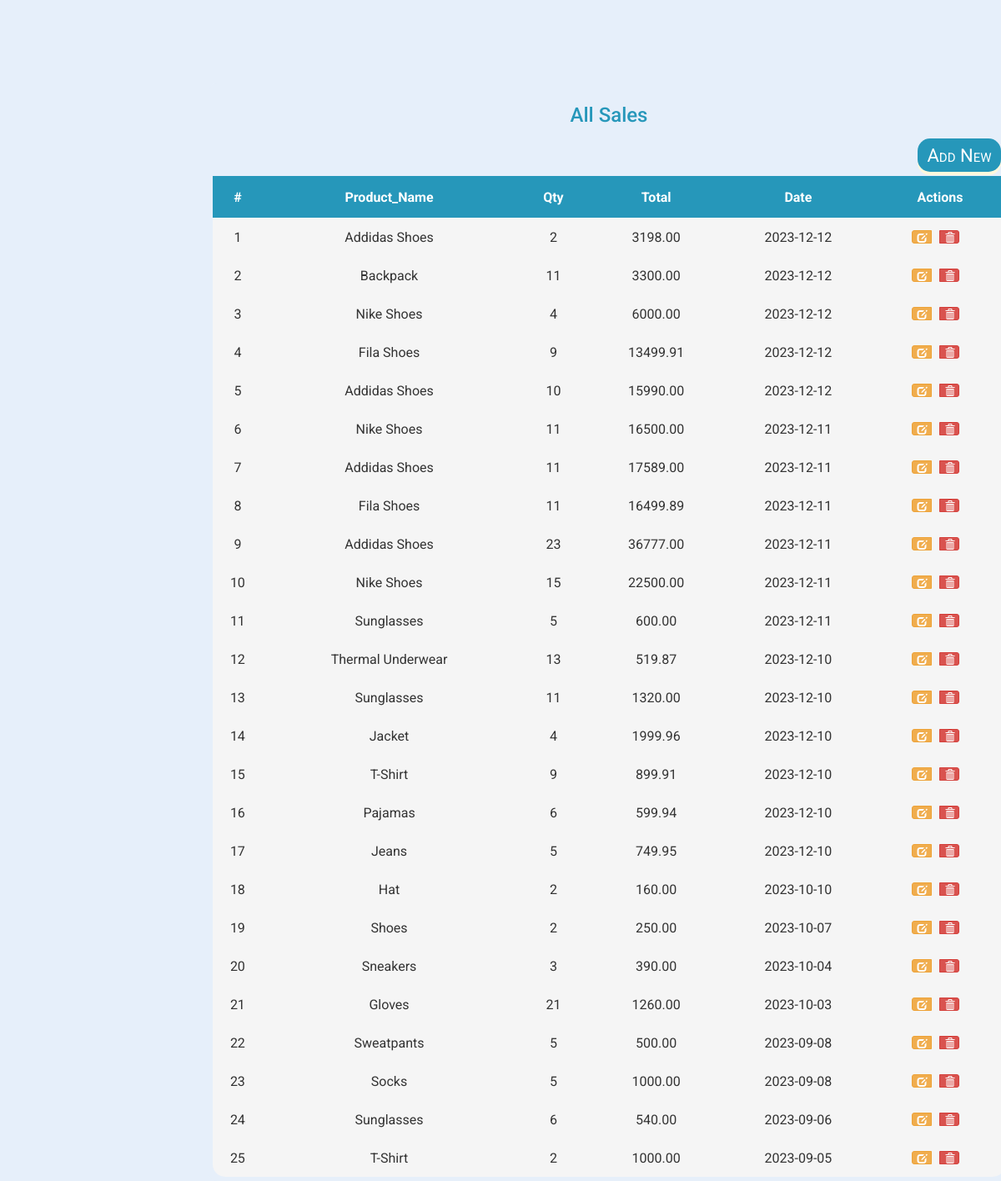
The page /sales.php on the database its author committed.
### tables this page shows
CREATE TABLE `sales` (
  `id` int(11) UNSIGNED NOT NULL,
  `product_id` int(11) UNSIGNED NOT NULL,
  `qty` int(11) NOT NULL,
  `price` decimal(25,2) NOT NULL,
  `date` date NOT NULL
);

CREATE TABLE `products` (
  `id` int(11) UNSIGNED NOT NULL,
  `name` varchar(255) NOT NULL,
  `quantity` int(50) DEFAULT NULL,
  `sale_price` decimal(25,2) NOT NULL,
  `date` datetime NOT NULL
);

### includes/newsql.php (called while the page is built, shortened)
<?php
  require_once('includes/load.php');
function find_by_sql($sql)
{
  global $db;
  $result= $db->query($sql);
  $result_set= $db->while_loop($result);
 return $result_set;
}
function find_all_sale(){
  $sql= "SELECT s.id, s.qty, s.price, s.date, p.name FROM sales s LEFT JOIN products p ON s.product_id= p.id ORDER BY s.date DESC";
  return find_by_sql($sql);
}
 ?>

### includes/database.php (called while the page is built, shortened)
<?php
class MySqli_DB {
    private $con;
    function db_connect()
{
  $this->con = mysqli_connect(DB_HOST,DB_USER,DB_PASS);
  if(!$this->con)
         {
           die(" Database connection failed:". mysqli_connect_error());
         } else {
           $select_db = $this->con->select_db(DB_NAME);
         }
}
function query($sql)
   {
      if (trim($sql != "")) {
          $this->query_id = $this->con->query($sql);
      }
       return $this->query_id;
   }
   function fetch_array($statement){
  return mysqli_fetch_array($statement);
}
 function while_loop($loop){
   $results = array();
   while ($result = $this->fetch_array($loop)) {
      $results[] = $result;
   }
 return $results;
}
}
$db = new MySqli_DB();
?>

### includes/newFunction.php (called while the page is built, shortened)
<?php
  function count_id(){
  static $count = 1;
  return $count++;
  }
function remove_junk($str){
    $str = nl2br($str);
    $str = htmlspecialchars(strip_tags($str, ENT_QUOTES));
    return $str;
}
?>

### sales.php (the view, shortened to what this page needs)
<?php
    include_once("layouts/newheader.php");
    $sales=find_all_sale();
?>
<div class="prdctdiv">
    <h3>All Sales</h3>
  <div class="prdct_hd">
    <form method="post" action="newsale.php">
      <button type="submit" class="btn btn-outline-success">Add New</button>
    </form>
  </div>
  <table>
    <tr>
      <th>#</th>
      <th>Product_Name</th>
      <th>Qty</th>
      <th>Total</th>
      <th>Date</th>
      <th>Actions</th>
    </tr>
    <?php foreach ($sales as $sale):?>
    <tr>
      <td class="text-center"><?php echo count_id();?></td>
      <td><?php echo remove_junk($sale['name']); ?></td>
      <td class="text-center"><?php echo (int)$sale['qty']; ?></td>
      <td class="text-center"><?php echo remove_junk($sale['price']); ?></td>
      <td class="text-center"><?php echo $sale['date']; ?></td>
      <td class="text-center">
        <div class="btn-group">
          <a href="edit_sale.php?id=<?php echo (int)$sale['id'];?>" class="btn btn-warning btn-xs"  title="Edit" data-toggle="tooltip">
            <span class="glyphicon glyphicon-edit"></span>
          </a>
          <a href="delete_sale.php?id=<?php echo (int)$sale['id'];?>" class="btn btn-danger btn-xs"  title="Delete" data-toggle="tooltip">
            <span class="glyphicon glyphicon-trash"></span>
          </a>
        </div>
      </td>
    </tr>
    <?php endforeach;?>
  </table>
</div>
<?php include_once('layouts/newfooter.php'); ?>

### css/newstylesheet.css (style rules this page uses)
* { font-family: 'Roboto', sans-serif; }
body { background-image: linear-gradient(2deg, rgba(17, 100, 180, 0.50) -9.64%, rgba(17, 100, 180, 0.47) 18.95%, rgba(17, 100, 180, 0.00) 64.81%); }
.prdctdiv table { border-radius: 15px; width: 100%; background-color: whitesmoke; text-align: center; }
.prdctdiv table th { text-align: center; padding: 10; }
.prdctdiv table td { padding: 5; text-align: center; }
.prdct_hd { padding: 5; float: right; }
.prdctdiv { display: inline-block; width: 80%; padding: 5px; margin-left: 250px; margin-top: 100px; background-color: #E6EFFA; border-radius: 10px; }
.prdctdiv form button { padding: 5px; font-variant: small-caps; float: right; margin-top: -10px; height: 40px; width: 100px; font-size: 22px; }
.prdctdiv h3 { text-align: center; font-size: 24px; color: #2697ba; margin: 20px; }
.prdctdiv a { margin: 10px; }
.prdctdiv form button { text-align: center; cursor: pointer; outline: none; color: white; background-color: #2697ba; border: none; border-radius: 15px; box-shadow: 0 4px cornsilk; }
.prdctdiv th { background-color: #2697ba; color:#fff; height: 50px; }

### rows shown on the page
sales: count_id "1", product.name "Addidas Shoes", qty "2", price "3198.00", date "2023-12-12"
sales: count_id "2", product.name "Backpack", qty "11", price "3300.00", date "2023-12-12"
sales: count_id "3", product.name "Nike Shoes", qty "4", price "6000.00", date "2023-12-12"
sales: count_id "4", product.name "Fila Shoes", qty "9", price "13499.91", date "2023-12-12"
sales: count_id "5", product.name "Addidas Shoes", qty "10", price "15990.00", date "2023-12-12"
sales: count_id "6", product.name "Nike Shoes", qty "11", price "16500.00", date "2023-12-11"
sales: count_id "7", product.name "Addidas Shoes", qty "11", price "17589.00", date "2023-12-11"
sales: count_id "8", product.name "Fila Shoes", qty "11", price "16499.89", date "2023-12-11"
sales: count_id "9", product.name "Addidas Shoes", qty "23", price "36777.00", date "2023-12-11"
sales: count_id "10", product.name "Nike Shoes", qty "15", price "22500.00", date "2023-12-11"
sales: count_id "11", product.name "Sunglasses", qty "5", price "600.00", date "2023-12-11"
sales: count_id "12", product.name "Thermal Underwear", qty "13", price "519.87", date "2023-12-10"
sales: count_id "13", product.name "Sunglasses", qty "11", price "1320.00", date "2023-12-10"
sales: count_id "14", product.name "Jacket", qty "4", price "1999.96", date "2023-12-10"
sales: count_id "15", product.name "T-Shirt", qty "9", price "899.91", date "2023-12-10"
sales: count_id "16", product.name "Pajamas", qty "6", price "599.94", date "2023-12-10"
sales: count_id "17", product.name "Jeans", qty "5", price "749.95", date "2023-12-10"
sales: count_id "18", product.name "Hat", qty "2", price "160.00", date "2023-10-10"
sales: count_id "19", product.name "Shoes", qty "2", price "250.00", date "2023-10-07"
sales: count_id "20", product.name "Sneakers", qty "3", price "390.00", date "2023-10-04"
sales: count_id "21", product.name "Gloves", qty "21", price "1260.00", date "2023-10-03"
sales: count_id "22", product.name "Sweatpants", qty "5", price "500.00", date "2023-09-08"
sales: count_id "23", product.name "Socks", qty "5", price "1000.00", date "2023-09-08"
sales: count_id "24", product.name "Sunglasses", qty "6", price "540.00", date "2023-09-06"
sales: count_id "25", product.name "T-Shirt", qty "2", price "1000.00", date "2023-09-05"
